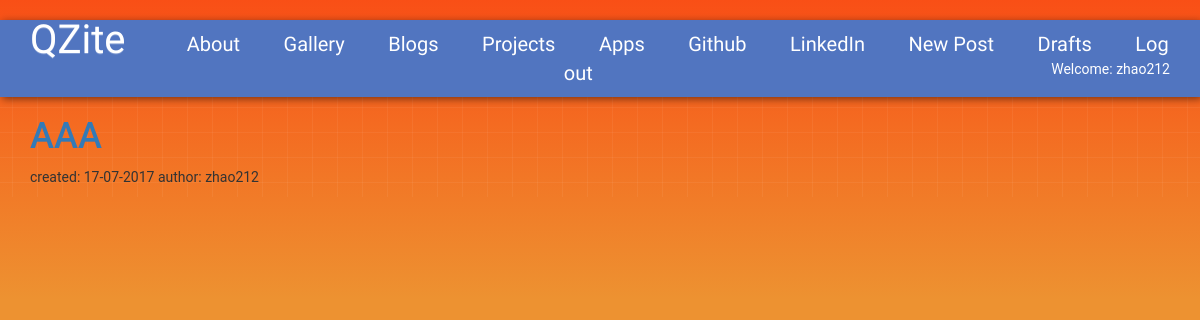
The app's page /blog/drafts/ (signed in), older data.
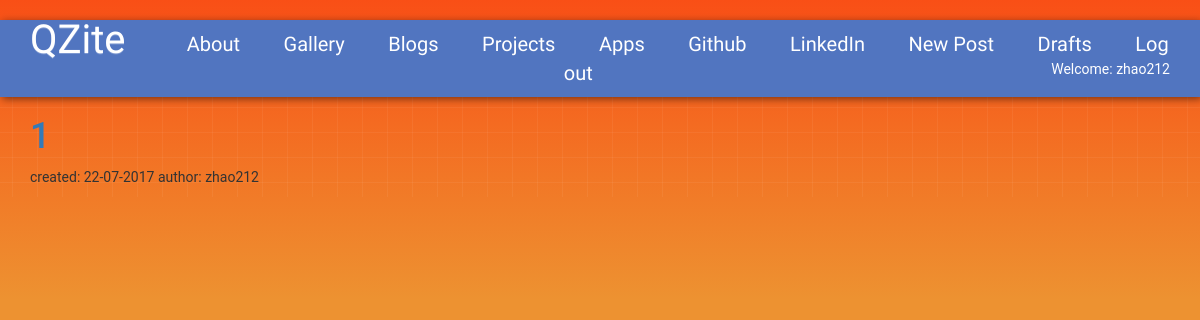
The same page, newer data.
### blog/models.py (models this page shows, shortened)
class Post(models.Model):
    author = models.ForeignKey('auth.User')
    title = models.CharField(max_length=200)
    text = models.TextField()
    created_date = models.DateTimeField(default = timezone.now)
    published_date = models.DateTimeField(blank=True, null = True)

### blog/views.py (the view)
class DraftListView(LoginRequiredMixin,ListView):
    login_urls = '/login/'
    context_object_name = 'post_draft_list'
    template_name = 'blog/post_draft_list.html'
    redirected_field_name = 'blog/post_list.html'
    model = Post
    def get_queryset(self):
        return Post.objects.filter(published_date__isnull=True).order_by('created_date')

### blog/templates/blog/post_draft_list.html
{%extends 'base.html'%}
{% block content %}
  {% for post in post_draft_list %}
    {% if request.user == post.author %}
      <div class="post">
          <h1><a href="{% url 'blog:post_detail' pk=post.pk %}">{{ post.title }}</a></h1>
          <p class="date">created: {{ post.created_date|date:'d-m-Y' }} author: {{post.author}}</p>
      </div>
    {% endif%}
  {% endfor %}
{% endblock %}

Row changes from the older to the newer data that the page shows:
no longer on this page (row edited): Post: title "AAA", created_date "17-07-2017", author "zhao212"
added Post: title "1", created_date "22-07-2017", author "zhao212"
